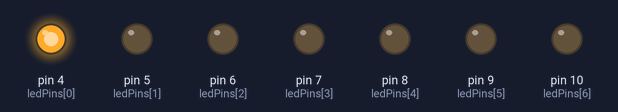
A sketch run on a simulated Arduino Uno, built with avr-gcc and run on an emulated ATmega328P. On the bench: output pins drawn as LEDs (lit = HIGH).

Above: at 0.05 s.
At 0.15 s:
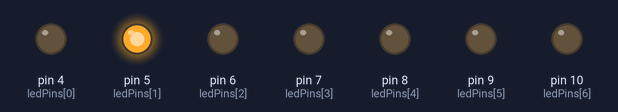
At 0.75 s:
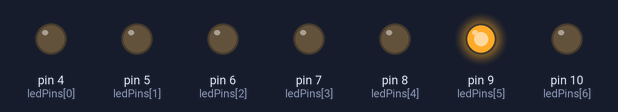
At 1.45 s:
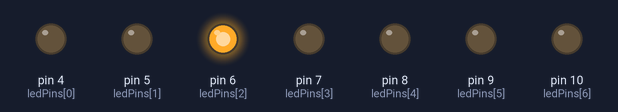
At 2.15 s:
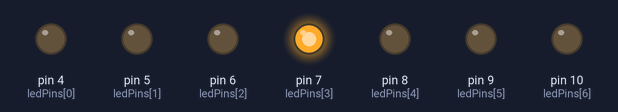
At 2.85 s:
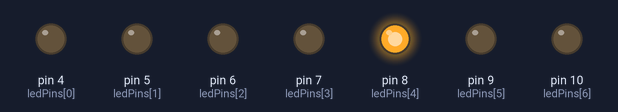
Timing chart, 0 to 3.1 s (numbered marks = the images above):
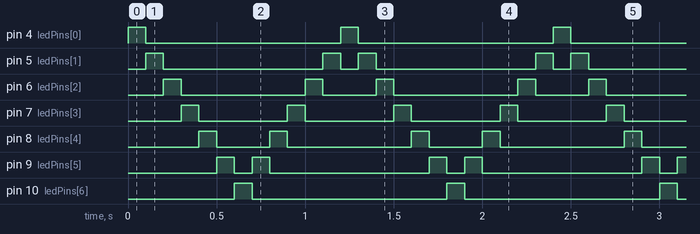

Measured:
- by itself, pin 4 (ledPins[0]), pin 10 (ledPins[6]): alternates HIGH for 0.10 s and LOW for 1.1 s
- by itself, pin 5 (ledPins[1]): repeats every 1.2 s: LOW 0.90 s, HIGH 0.10 s, LOW 0.10 s, HIGH 0.10 s
- by itself, pin 6 (ledPins[2]): repeats every 1.2 s: LOW 0.70 s, HIGH 0.10 s, LOW 0.30 s, HIGH 0.10 s
- by itself, pin 7 (ledPins[3]): alternates HIGH for 0.10 s and LOW for 0.50 s
- by itself, pin 8 (ledPins[4]): repeats every 1.2 s: LOW 0.30 s, HIGH 0.10 s, LOW 0.70 s, HIGH 0.10 s
- by itself, pin 9 (ledPins[5]): repeats every 1.2 s: LOW 0.10 s, HIGH 0.10 s, LOW 0.90 s, HIGH 0.10 s

The sketch:

Exercise_Chap05_KnightRider.ino
```cpp
/* Exercise_Chap05_KnightRider
  This is an exercise taken from the book:
  Beginning C for Arduino 2nd Ed (Jack Purdum)
  Knight Rider Kit car sweeping lights. This
  version uses 'while' loops to count through
  an array of digital output pins. Notice that
  the loop control variable is declared static
  and initialized with a value of 0. It is shared
  between the loops in the main body of the
  program like a game of hot potato. Also, the
  constant 'MAX_COUNT' is initialized in a way
  that scales to the index of the last array element.
  This works for different array sizes and variable types.
  Thnx Jack ;-)
  Written in Arduino C language
  @author Mike Tonge
  @date 11/26/2019
*/

// Initialize aray with Arduino digital pin numbers
int ledPins[] = {4, 5, 6, 7, 8, 9, 10};
const int DELAY_TIME = 100; // Time in milisedonds. Change to suit
const int MIN_COUNT = 0; // First aray element is index 0
// Scale value to index of last aray element // MAX_COUNT is 6
const int MAX_COUNT = (sizeof(ledPins) / sizeof(ledPins[0])) - 1;


void setup() {
  for (int pin = MIN_COUNT; pin <= MAX_COUNT; pin++) {
    pinMode(ledPins[pin], OUTPUT); // Initialize Arduino pins as output
    digitalWrite(ledPins[pin], LOW); // Turn digital outputs off
  }
}
void loop() {
	static int index = 0; // Initialize loop control variable.
  while (index < MAX_COUNT) { // Counts up from 0 to 5
    digitalWrite(ledPins[index], HIGH); // Turn on led
    delay(DELAY_TIME);                  // Wait a tick
    digitalWrite(ledPins[index], LOW);  // Turn off led
    index = index + 1;
  }
  while (index > MIN_COUNT) { // Counts down from 6 to 1
    digitalWrite(ledPins[index], HIGH); // Turn on led
    delay(DELAY_TIME);                  // Wait a tick
    digitalWrite(ledPins[index], LOW);  // Turn off led
    index = index - 1;
  }
}
```
